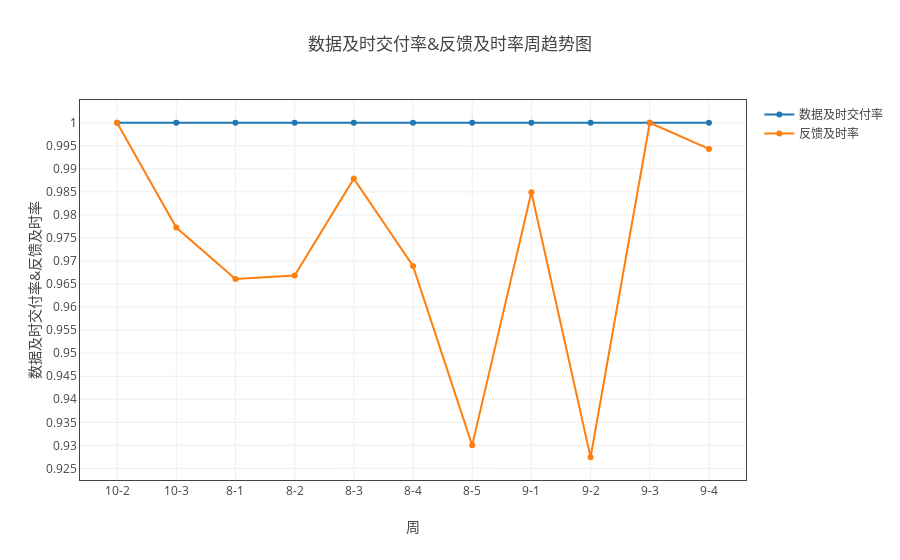
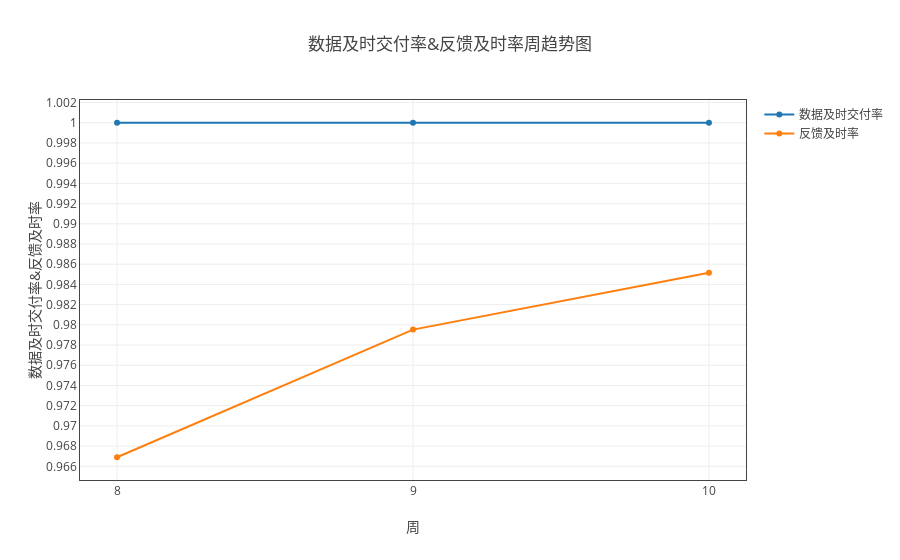

Source (notebook cell) for these figures, in order:
### Markdown cell above
#### 反馈及时率和数据交付及时率

### Code cell
ss = myModule.format(all_df1 ,"日期（格式“月-周次”）" ,['及时反馈数','下机批次数','数据及时交付数','数据交付总数'])
tt = ss.get_total_ratio([['反馈及时率' ,'及时反馈数' , '下机批次数','/'], 
                    ['数据及时交付率','数据及时交付数','数据交付总数','/']])
myModule.myPlot(tt).plot('line')

ss = myModule.format(all_df1 ,"month" ,['及时反馈数','下机批次数','数据及时交付数','数据交付总数'])
tt = ss.get_total_ratio([['反馈及时率' ,'及时反馈数' , '下机批次数','/'], 
                    ['数据及时交付率','数据及时交付数','数据交付总数','/']])
myModule.myPlot(tt).plot('line')

### Figure 1 — Plotly figure (JSON) as saved in the notebook; plotly's stock layout.template omitted (floating-point values rounded to 4 significant figures)
{"data": [{"name": "数据及时交付率", "type": "scatter", "uid": "8706430a-d69e-11e8-8ddb-a41f72875c19", "x": ["10-2", "10-3", "8-1", "8-2", "8-3", "8-4", "8-5", "9-1", "9-2", "9-3", "9-4"], "y": [1, 1, 1, 1, 1, 1, 1, 1, 1, 1, 1]}, {"name": "反馈及时率", "type": "scatter", "uid": "8706430b-d69e-11e8-8ddb-a41f72875c19", "x": ["10-2", "10-3", "8-1", "8-2", "8-3", "8-4", "8-5", "9-1", "9-2", "9-3", "9-4"], "y": [1, 0.9773, 0.9661, 0.9669, 0.9879, 0.9689, 0.93, 0.9849, 0.9274, 1, 0.9943]}], "layout": {"title": "数据及时交付率&反馈及时率周趋势图", "xaxis": {"mirror": "all", "nticks": 20, "showgrid": true, "showline": true, "title": "周", "type": "category", "zeroline": true}, "yaxis": {"mirror": "all", "nticks": 20, "showgrid": true, "showline": true, "title": "数据及时交付率&反馈及时率", "zeroline": true}}}

### Figure 2 — Plotly figure (JSON) as saved in the notebook; plotly's stock layout.template omitted (floating-point values rounded to 4 significant figures)
{"data": [{"name": "数据及时交付率", "type": "scatter", "uid": "8706430c-d69e-11e8-8ddb-a41f72875c19", "x": [8, 9, 10], "y": [1, 1, 1]}, {"name": "反馈及时率", "type": "scatter", "uid": "8706430d-d69e-11e8-8ddb-a41f72875c19", "x": [8, 9, 10], "y": [0.9669, 0.9795, 0.9851]}], "layout": {"title": "数据及时交付率&反馈及时率周趋势图", "xaxis": {"mirror": "all", "nticks": 20, "showgrid": true, "showline": true, "title": "周", "type": "category", "zeroline": true}, "yaxis": {"mirror": "all", "nticks": 20, "showgrid": true, "showline": true, "title": "数据及时交付率&反馈及时率", "zeroline": true}}}
